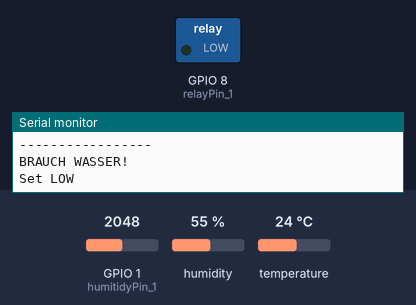
A sketch run on a simulated ESP32-S3. Shown: switched loads named in the sketch (green lamp = pin HIGH), the last lines printed to the serial monitor. The inputs (shaded band) are chosen by the test bench; at power-on: GPIO 1 (humitidyPin_1) = 2048, humidity 55 %, temperature 24 °C. WiFi joins after 1.5 s; servers stay silent unless stated.

Above: at 5.7 s.
At 9.2 s:
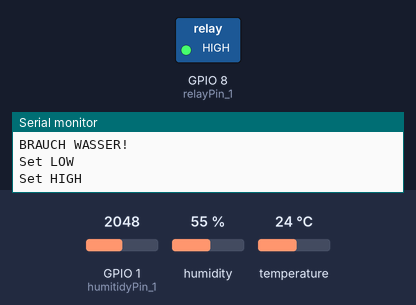
Timing chart, 0 to 12.2 s (numbered marks = the images above):
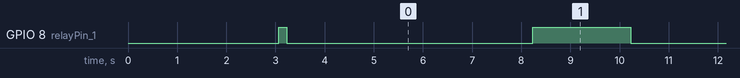

Measured:
- by itself, GPIO 8 (relayPin_1): alternates HIGH for 2.0 s and LOW for 5.0 s

The sketch:

newGreenhouseWithoutthread.ino
```cpp
/*
  Greenhouse
 modified 28.10.2014
 by Fabian Binder
 */
#include <SPI.h>
#include <WiFi.h>
#include <SD.h>
#include <DHT.h>

#define DHTTYPE DHT22   // DHT 22  (AM2302)

//char ssid[] = "WLAN-L8YNC2";     //  your network SSID (name)
//char pass[] = "3910129555865245";    // your network password

//char ssid[] = "HTC Portable Hotspot 2068";     //  your network SSID (name)
//char pass[] = "Faab2014";    // your network password

boolean wiFiActivated = true;
boolean sdCardActivated = false;

char ssid[] = "UC-Projects-WiFi";     //  your network SSID (name)
char pass[] = "JF1JJXRL1V3JTB9";    // your network password

const int chipSelect = 4;

// SD Card File
const char* sdFilename = "dataLog.txt";

// Modi
boolean watering = true; // set to true for auto watering

//Analog PINs
int tempPin_1 = 0; // Analog pin 0 for temperature sensor TMP36
int humitidyPin_1 = 1; // Analog pin 1 for humitidy sensor
int hallPin_1 = 2;

//Digital PINs
int dhtTempHumiPin = 2;
int relayPin_1 = 8;
int sdCardPin = 10;
int pwmAirPin = 6;

//Relay Status
boolean relayHigh = false;

// Aktuelle Werte Variablen:
float currentTemp = 0;
float currentHumiGround = 0;
float currentHumiGroundPercent = 0;
float currentHall = 0;
float currentHallPercent = 0;
float current_dht_humiAir = 0;
float current_dht_temp = 0;

//Log Counter
int maxLogCounter = 10;
int logCounter = 0;

// Schwellenwerte:
int MAX_HUMI_GROUND_PERCENT = 30;

// Server status flag.
int status = WL_IDLE_STATUS;

// Create WiFi server listening on the given port.
WiFiServer server(80);

DHT dht(dhtTempHumiPin, DHTTYPE);

// the setup function runs once when you press reset or power the board
void setup() {

  Serial.begin(9600);

  // Wait for serial port to connect. Needed for Leonardo only
  while (!Serial) {
    ;
  }

  if(sdCardActivated) initSdCard();

  if(wiFiActivated) {
    if (WiFi.status() == WL_NO_SHIELD) {
      // If no shield, print message and exit setup.
      Serial.println("WiFi shield not present");
      status = WL_NO_SHIELD;
      return;
    }

    String version = WiFi.firmwareVersion();
    if (version != "1.1.0") {
      Serial.println("Please upgrade the firmware");
    }

    // Connect to Wifi network.
    while (status != WL_CONNECTED){

      Serial.print("Connecting to Network named: ");
      Serial.println(ssid);
      // Connect to WPA/WPA2 network. Update this line if
      // using open or WEP network.
      status = WiFi.begin(ssid, pass);
      // Wait for connection.
      delay(1000);
    }

    // Start the server.
    server.begin();


    // Print WiFi status.
    printWifiStatus();
  }
  // Relay PIN setzen
  pinMode(relayPin_1, OUTPUT);

  // TODO: PIN inversen damit standard LOW ist
  // Da das Relay gleich auf high gesetzt wird beim initalisieren -> ausschalten:
  setRelay();
  // Temperatur und Luftfeuchtigkeit ueber DHT Sensor abfragen
  dht.begin();

  //pinMode( pwmAirPin, OUTPUT);

}

void loop() {
  getTemperature();
  getHumitidyGround();
  getHallActivity();
  getTempAndHumiAirFromDht();

  /*
  Serial.println("PWM to 50...");
  digitalWrite(pwmAirPin, 50);
  delay(4000);
  Serial.println("PWM to 200...");
  analogWrite(pwmAirPin, 200);
  delay(4000);
  Serial.println("PWM to 0...");
  analogWrite(pwmAirPin, 0);*/
  Serial.println("-----------------");
  Serial.println("Temp: " + String(currentTemp) + " C");
  Serial.println("DHT Temp: " + String(current_dht_temp) + " C");
  Serial.println("DHT Humi Air: " + String(current_dht_humiAir) + "%");
  Serial.println("Humi Ground: " + String(currentHumiGroundPercent) + "%");
  Serial.println("Hall: " + String(currentHallPercent) + "%");

  Serial.println("-----------------");

  if(wiFiActivated) networkLoop();

  checkNeedWater();

  if(sdCardActivated) {
    if(logCounter >= maxLogCounter) {
      /*Serial.println("Write Data data now...");
       String date = String("16:35 - 11.12.2014");
       String temp = String("22.5");
       String humiAir = String("80");
       String humiGround = String("70");
       String light = String("100");
       String air = String("20");
       logDataToFile(date, temp, humiAir, humiGround, light, air);
       logCounter = 0;*/

    }
    else {
      logCounter++;
      readDataFromFile();
    }
  }
  delay(1000);

}

// the loop function runs over and over again forever
void networkLoop() {

  // Check that we are connected.
  if (status != WL_CONNECTED) {
    return;
  }
  // Listen for incoming client requests.
  WiFiClient client = server.available();
  if (!client) {
    return;
  }
  Serial.println("Client connected - start");

  String request = readRequest(&client);
  Serial.println("Client connected - middle");
  executeRequest(&client, &request);
  client.flush();
  client.stop();
  Serial.println("Client connected - finsih");
}

// Read the request line. The string from the client ends with a newline.
String readRequest(WiFiClient* client) {

  int counter = 0;
  String request = "";
  // Loop while the client is connected.

  while (client->connected()) {

    // Read available bytes.
    if (client->available()) {
      // Read a byte.
      char c = client->read();
      // Print the value (for debugging).
      Serial.write(c);
      // Exit loop if end of line.
      if ('\n' == c) {
        return request;
      }
      // Add byte to request line.
      request += c;
    }
    //delay(500);
    counter++;
  }

  return request;
}

void executeRequest(WiFiClient* client, String* request) {

  char command = readCommand(request);
  int n = readParam(request);
  if ('O' == command) {

    char TempString[10];  //  Hold The Convert Data
    dtostrf(currentTemp,2,2,TempString);
    sendResponse(client, "Temp: " + String(TempString));

    //pinMode(n, OUTPUT);
  }

  else if ('I' == command) {
    //pinMode(n, INPUT);
  }

  else if ('L' == command) {
    //digitalWrite(n, LOW);
  }
  //client->stop();
}

// Read the command from the request string.
char readCommand(String* request) {

  String commandString = request->substring(0, 1);
  return commandString.charAt(0);
}

// Read the parameter from the request string.
int readParam(String* request) {

  String value = request->substring(1, 2);
  return value.toInt();
}

void sendResponse(WiFiClient* client, String response) {
  // Send response to client.
  client->println(response);
  // Debug print.
  Serial.println("sendResponse:");
  Serial.println(response);
}

void printWifiStatus() {

  Serial.println("WiFi status");
  // Print network name.
  Serial.print(" SSID: ");
  Serial.println(WiFi.SSID());
  // Print WiFi shield IP address.
  IPAddress ip = WiFi.localIP();
  Serial.print(" IP Address: ");
  Serial.println(ip);
  // Print the signal strength.
  long rssi = WiFi.RSSI();
  Serial.print(" Signal strength (RSSI):");
  Serial.print(rssi);
  Serial.println(" dBm");
}

void getTemperature() {
  //getting the voltage reading from the temperature sensor
  int reading = analogRead(tempPin_1);
  // converting that reading to voltage, for 3.3v arduino use 3.3
  float voltage = reading * 5.0;
  voltage /= 1024.0;
  float temperatureC = (voltage - 0.5) * 100 ; //converting from 10 mv per degree wit 500 mV offset
  //to degrees ((voltage - 500mV) times 100)
  currentTemp = temperatureC;
 // return temperatureC;
}

void getHumitidyGround() {
  //getting the voltage reading from the temperature sensor
  int reading = analogRead(humitidyPin_1);
  // converting that reading to voltage, for 3.3v arduino use 3.3
  float voltage = reading * 5.0;
  voltage /= 1024.0;
  float percent = 100 - (voltage * 100) / 5;
  currentHumiGround = voltage;
  currentHumiGroundPercent = percent;
  //return voltage;
}

void getTempAndHumiAirFromDht() {
  current_dht_humiAir = dht.readHumidity();
  // Read temperature as Celsius
  current_dht_temp = dht.readTemperature();
}

float getHallActivity() {
  int reading = analogRead(hallPin_1);
  float voltage = reading * 5.0;
  voltage /= 1024.0;
  float percent = 100 - (voltage * 100) / 5;
  currentHall = voltage;
  currentHallPercent = percent;
  return voltage;
}

boolean setRelay()
{
  if(!relayHigh) {
    Serial.println("Set HIGH");
    digitalWrite(relayPin_1, HIGH);
    relayHigh = true;
  }
  else {
    Serial.println("Set LOW");
    digitalWrite(relayPin_1, LOW);
    relayHigh = false;
  }
  return true;
}

boolean setRelay(boolean state)
{
  if(state && (relayHigh != true)) {
    Serial.println("Set HIGH");
    digitalWrite(relayPin_1, HIGH);
    relayHigh = true;
  }
  else if(relayHigh != false) {
    Serial.println("Set LOW");
    digitalWrite(relayPin_1, LOW);
    relayHigh = false;
  }
  return true;
}


boolean checkNeedWater() {
  while(currentHumiGroundPercent <= MAX_HUMI_GROUND_PERCENT && watering) {
    Serial.println("BRAUCH WASSER!");
    setRelay(LOW);
    // TODO: delay blockiert Arduino komplett, eigentlich ÃƒÂ¼ber sleep...
    delay(5000);
    setRelay(HIGH);
    delay(2000);
    getHumitidyGround();
  }
}

void initSdCard() {
  Serial.println("\nInitializing SD card...");
  // On the Ethernet Shield, CS is pin 4. It's set as an output by default.
  // Note that even if it's not used as the CS pin, the hardware SS pin
  // (10 on most Arduino boards, 53 on the Mega) must be left as an output
  // or the SD library functions will not work.
  pinMode(sdCardPin, OUTPUT);     // change this to 53 on a mega
  // see if the card is present and can be initialized:
  if (!SD.begin(chipSelect)) {
    Serial.println("Card failed, or not present");
    // don't do anything more:
    return;
  }
  Serial.println("card initialized.");
}

boolean logDataToFile(String _date, String _temp, String _humiAir, String _humiGround, String _light, String _air) {
  /*String resultStringOne = String("");

   resultStringOne = String(_date + ' ' + _temp& + ' ' + _humiAir& + ' ' + _humiGround& + ' ' + _light& + ' ' + _air&);

   Serial.println(resultStringOne);

   if(sdCardActivated) {
   File dataFile = SD.open(sdFilename, FILE_WRITE);

   // if the file is available, write to it:
   if (dataFile) {
   Serial.println("Data written to sd!");
   dataFile.println(resultStringOne);
   dataFile.close();
   Serial.println("Data written to sd!");
   return true;
   }
   // if the file isn't open, pop up an error:
   else {
   return false;
   }
   }
   */
  return true;
}

void readDataFromFile() {
  /*
  // re-open the file for reading:
   File myFile = SD.open(sdFilename, FILE_READ);
   if (myFile) {
   Serial.println("read:");

   // read from the file until there's nothing else in it:
   while (myFile.available()) {
   Serial.write(myFile.read());
   }
   // close the file:
   myFile.close();
   }
   else {
   // if the file didn't open, print an error:
   Serial.println("error opening test.txt");
   }
   */
}
```
